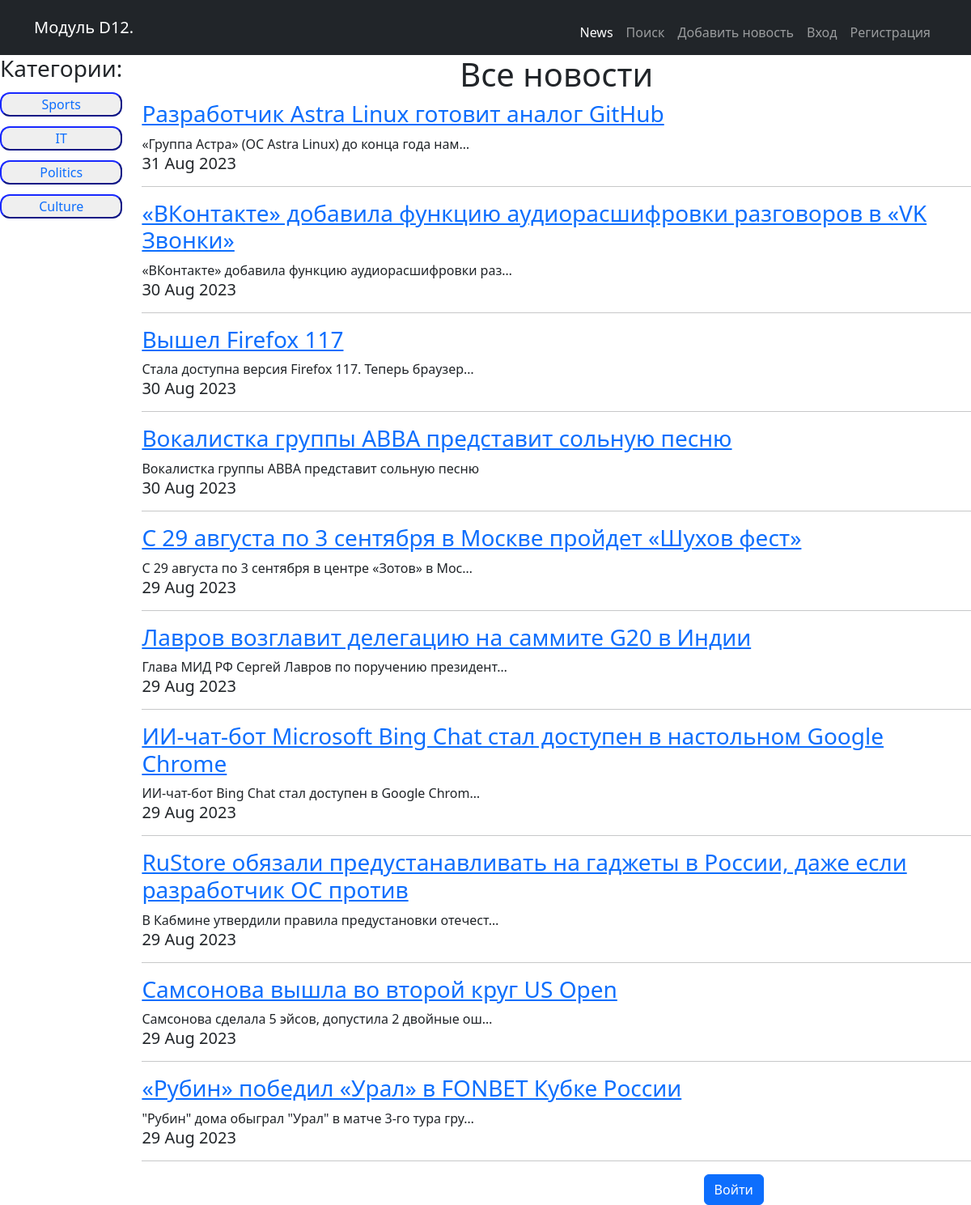
Page /news/ on the committed database.
### news/models.py (models this page shows, shortened)
class Category(models.Model):
	new_category = models.CharField(max_length = 100, unique = True)
	def __str__(self):
		return f'{self.new_category}'

class Post(models.Model):
	POST_TYPE = [('AR', 'Статья'), ('NW', 'Новость')]
	author = models.ForeignKey(Author, on_delete = models.CASCADE)
	post_type = models.CharField(max_length = 2, choices = POST_TYPE, default = 'AR')
	time_create = models.DateTimeField(auto_now_add = True)
	title = models.CharField(max_length = 255)
	text = models.TextField()
	rating = models.IntegerField(default = 0)
	categories = models.ManyToManyField(Category, through='PostCategory')

### news/views.py (the view)
# urls.py: path('', PostsList.as_view(), name=''),
class PostsList(ListView):
    model = Post
    template_name ='news.html'
    context_object_name = 'news'
    paginate_by = 10
    def get_queryset(self):
        if len(self.kwargs):
            category = Category.objects.get(id=self.kwargs['category_id'])
            queryset = Post.objects.filter(categories=category).order_by('-time_create')
        else:
            queryset = Post.objects.order_by('-time_create')
        return queryset
    def get_context_data(self, **kwargs):
        user = self.request.user
        context = super().get_context_data(**kwargs)
        context['is_author'] = user.groups.filter(name = 'Authors').exists()
        context['categories'] = Category.objects.all()
        if len(self.kwargs):
            context['category_name'] = Category.objects.get(id=self.kwargs['category_id'])
            if user.is_authenticated:
                context['user_subsсribed'] = user.subscribers_set.filter(news_category__new_category=context['category_name'])
        return context

### news/templatetags/custom_filters.py (called while the page is built)
@register.filter(name='censor')
def censor(text):
    bad_words = ('ехай', 'едь', 'езжай')
    for word in bad_words:
        if word in text:
            text = text.replace(word, '*****')
    return text

### news/templates/news.html (shortened to what this page needs)
{% extends 'default.html' %}
{% load custom_filters %}
{% load static %}
{% block css %}
    <link href="{% static '/news/style.css' %}" rel="stylesheet">
    <link href="{% static '/bootstrap/bootstrap.min.css' %}" rel="stylesheet">
{% endblock css %}
{% block content %}
    <div class="conteiner">
        <div class="item sidebar">
            <h3>Категории:</h3>
            <ul>
                {% for category in categories %}
            <li><button id="category_buttons">
                <a class="a_cat_filter" href="{% url 'category_filter' category.id %}">{{ category }}</a>
            </button></li>
                {% endfor %}
            </ul>
        </div>
    <div class="item content">
    {% if not category_name %}
        <h1 id="count_cat_news">Все новости</h1>
    {% endif %}
{% for onenews in news%}
    <a href="{% url 'post_detail' onenews.id %}"><h3>{{onenews.title|censor}}</h3></a>
    {{onenews.text|truncatechars:50|censor}}
    <h5>{{onenews.time_create|date:'d M Y'}}</h5>
<hr>
{% endfor %}
    <div style="width: 50%; margin: 10px 25% 50px 25%">
        {% if user.is_authenticated %}
                <a href="{% url 'logout' %}" style="float: right; text-decoration: none"><button type="button" style="float: right" class="btn btn-outline-danger">Выйти</button></a>
        {% else %}
                <a href="/accounts/login/?next=/"><button style="float: right" class="btn btn-primary">Войти</button></a>
        {% endif %}
    </div>
    </div>
    </div>
{% endblock content %}

### templates/default.html (shortened to what this page needs)
<!DOCTYPE html>
<html lang="en">
<head>
    {% block css %}
    {% endblock css %}
</head>
<body>
<nav class="navbar navbar-expand-lg navbar-dark bg-dark">
    <div class="container">
        <a class="navbar-brand" href="/news/">Модуль D12.</a>
        <div class="collapse navbar-collapse" id="navbarSupportedContent">
            <ul class="navbar-nav ms-auto mb-2 mb-lg-0">
                <li class="nav-item"><a class="nav-link active" aria-current="page" href="/news/">News</a></li>
                <li class="nav-item"><a class="nav-link" aria-current="page" href="/news/search/">Поиск</a>
                <li class="nav-item"><a class="nav-link" aria-current="page" href="/news/add">Добавить новость</a></li>
                {% if user.is_authenticated %}
                    <li class="nav-item"><a class="nav-link" aria-current="page" href="http://127.0.0.1:8000/">{{user.username}}</a></li>
                    <li class="nav-item"><a class="nav-link" aria-current="page" href="/sign/logout/">Выход</a></li>
                {% else %}
                    <li class="nav-item"><a class="nav-link" aria-current="page" href="/sign/login/">Вход</a></li>
                    <li class="nav-item"><a class="nav-link" aria-current="page" href="/sign/signup/">Регистрация</a></li>
                {% endif %}
            </ul>
        </div>
    </div>
</nav>
{% block content %}
{% endblock content %}
</body>
</html>

### static/news/style.css (style rules this page uses)
.conteiner { grid-template-areas: 'sidebar content'; display: grid; grid-template-columns: 1fr 8fr; grid-column-gap: 24px; }
.sidebar { grid-area: sidebar; text-align: center; list-style-type: none; }
.content { grid-area: content; }
ul { display: contents; }
#category_buttons { width: 100%; border-radius: 12px; border-color: #1522d9; }
.a_cat_filter { text-decoration: none; }
li { margin-top: 12px; }
#count_cat_news { text-align: center; }

### rows in the picture
Category: new_category "Sports"
Category: new_category "IT"
Category: new_category "Politics"
Category: new_category "Culture"
Post: title|censor "Разработчик Astra Linux готовит аналог GitHub", text|censor "«Группа Астра» (ОС Astra Linux) до конца года нам…", time_create "31 Aug 2023"
Post: title|censor "«ВКонтакте» добавила функцию аудиорасшифровки разговоров в «VK Звонки»", text|censor "«ВКонтакте» добавила функцию аудиорасшифровки раз…", time_create "30 Aug 2023"
Post: title|censor "Вышел Firefox 117", text|censor "Стала доступна версия Firefox 117. Теперь браузер…", time_create "30 Aug 2023"
Post: title|censor "Вокалистка группы ABBA представит сольную песню", text|censor "Вокалистка группы ABBA представит сольную песню", time_create "30 Aug 2023"
Post: title|censor "С 29 августа по 3 сентября в Москве пройдет «Шухов фест»", text|censor "С 29 августа по 3 сентября в центре «Зотов» в Мос…", time_create "29 Aug 2023"
Post: title|censor "Лавров возглавит делегацию на саммите G20 в Индии", text|censor "Глава МИД РФ Сергей Лавров по поручению президент…", time_create "29 Aug 2023"
Post: title|censor "ИИ-чат-бот Microsoft Bing Chat стал доступен в настольном Google Chrome", text|censor "ИИ-чат-бот Bing Chat стал доступен в Google Chrom…", time_create "29 Aug 2023"
Post: title|censor "RuStore обязали предустанавливать на гаджеты в России, даже если разработчик ОС против", text|censor "В Кабмине утвердили правила предустановки отечест…", time_create "29 Aug 2023"
Post: title|censor "Самсонова вышла во второй круг US Open", text|censor "Самсонова сделала 5 эйсов, допустила 2 двойные ош…", time_create "29 Aug 2023"
Post: title|censor "«Рубин» победил «Урал» в FONBET Кубке России", text|censor "\"Рубин\" дома обыграл \"Урал\" в матче 3-го тура гру…", time_create "29 Aug 2023"
